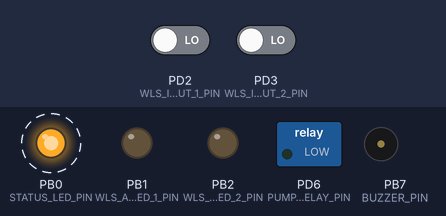
Recording of a program running on a simulated ATtiny2313a, built with avr-gcc and emulated at 4 MHz. Parts: switched loads named in the program (green lamp = pin HIGH), output pins drawn as LEDs (lit = HIGH), buzzer (waves = sounding, pin HIGH). Dashed ring = blinking. Inputs (shaded band) come from the test bench; at power-on: PD2 (WLS_INPUT_1_PIN) LOW, PD3 (WLS_INPUT_2_PIN) LOW.

Above: at 1.6 s.
1.7 s: PD2 (WLS_INPUT_1_PIN) driven HIGH
At 2.75 s:
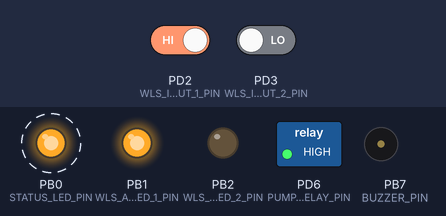
At 4.0 s:
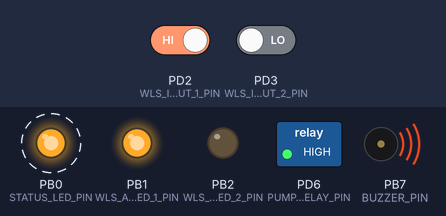
4.7 s: PD3 (WLS_INPUT_2_PIN) driven HIGH
At 6.3 s:
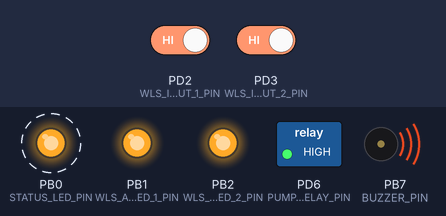
Timing chart, 0 to 13.7 s (numbered marks = the images above; inputs shaded):
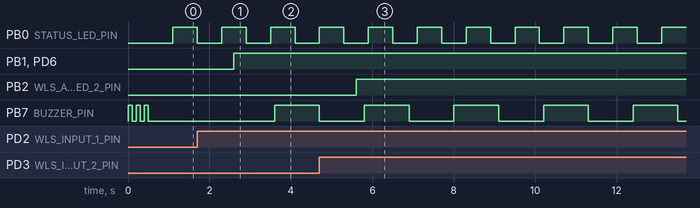

The program:

main.c
```c
/*
 * Êîíòðîëëåð çàùèòû íàñîñà ñêâàæèíû äëÿ çàùèòû îò ïðîòå÷åê.
 * Êîíòðîëëåð ÷èòàåò ñèãíàë èç äà÷òèêîâ óòå÷êè âîäû è îòêëþ÷àåò ïèòàíèå íàñîñà ñêâàæèíû
 * óõîäÿ â àâàðèéíûé ðåæèì, êîòîðûé òðåáóåò ñáðîñà êîíòðîëëåðà íàæàæèåì êíîïêè.
 * Êîíòðîëëåð óïðàâëÿåò èíäèêàöèåé íà ñâåòîäèîäàõ è èçàä¸ò òðåâîæíûé ñèãíàë ñ ïîìîùüþ çóìåðà.
 * Fuses : .\avrdude.exe -p t2313 -c usbasp -U lfuse:w:0xe2:m -U hfuse:w:0xdb:m -U efuse:w:0xff:m
 * Firmware: .\avrdude.exe -p t2313 -c usbasp -U flash:w:WPPController.hex
 * Created: 09.12.2025 21:53:09
 * Author : Sergei Biletnikov
 */

// Ðàáî÷àÿ ÷àñòîòà 4 Ìãö èñïîëüçóÿ âñòðîåííûé RC ðåçîíàòîð
#define F_CPU 4000000UL

#include <avr/io.h>
#include <util/delay.h>
#include <stdio.h>
#include <stdlib.h>
#include <avr/interrupt.h>
#include <avr/wdt.h>
#include <avr/sleep.h>

// ïîðò è âûõîäû óïðàâëåíèÿì ñâåòîäèîäàìè
#define LED_DDR DDRB
#define LED_PORT PORTB
#define WLS_ALARM_LED_1_PIN PINB1
#define WLS_ALARM_LED_2_PIN PINB2
#define STATUS_LED_PIN PINB0
// èíäèêàöèÿ äëÿ äâóõ ñåíñîðîâ
#define WLS_ALARM_LED_1_ON (LED_PORT|=(1<<WLS_ALARM_LED_1_PIN))
#define WLS_ALARM_LED_2_ON (LED_PORT|=(1<<WLS_ALARM_LED_2_PIN))
#define WLS_ALARM_LED_1_OFF (LED_PORT&=~(1<<WLS_ALARM_LED_1_PIN))
#define WLS_ALARM_LED_2_OFF (LED_PORT&=~(1<<WLS_ALARM_LED_2_PIN))
#define STATUS_LED_BLINK (LED_PORT^=(1<<STATUS_LED_PIN))
#define STATUS_LED_BLINK_THRESHOLD 5
static uint8_t status_led_counter;

// ïîðò è âûâîäû óïðàâëåíèÿ çóìåðîì (ïèùàëêîé)
#define BUZZER_DDR DDRB
#define BUZZER_PORT PORTB
#define BUZZER_PIN PINB7
#define BUZZER_BEEP_ON (BUZZER_PORT|=(1<<BUZZER_PIN))
#define BUZZER_BEEP_OFF (BUZZER_PORT&=~(1<<BUZZER_PIN))
#define BUZZER_TOGGLE (BUZZER_PORT^=(1<<BUZZER_PIN))
#define BUZZER_BEEP_PERIOD_THRESHOLD 10
static uint8_t buzzer_beep_counter;

// ïîðò è âûâîä óïðàâëåíèÿ ðåëå ñêâàæèíîé (âûñîêèé óðîâåíü ïðèâîäèò ê âêëþ÷åíèþ ñèììèñòðà, êîòîðûé ðàçðûâàåò êîíòàêòû ïåðåõîäíîãî ðåëå è îòêëþ÷àåò ñêâàæèíó)
#define PUMP_RELAY_DDR DDRD
#define PUMP_RELAY_PORT PORTD
#define PUMP_RELAY_PIN PIND6
#define PUMP_RELAY_OFF (PUMP_RELAY_PORT|=(1<<PUMP_RELAY_PIN))
#define PUMP_RELAY_ON (PUMP_RELAY_PORT&=~(1<<PUMP_RELAY_PIN))

// ïîðò è âõîäû äëÿ ÷òåíèÿ ñèãíàëà äàò÷èêîâ
#define WLS_INPUT_DDR DDRD
#define WLS_INPUT_PORT PIND
#define WLS_INPUT_1_PIN PIND2
#define WLS_INPUT_2_PIN PIND3

// ñ÷åò÷èêè äëÿ áîðüáû ñ ïîìåõàìè ñî ñòîðîíû ñåíñîðîâ
#define ALARM_THRESHOLD 10
static uint8_t wls_alarm_counter_1;
static uint8_t wls_alarm_counter_2;
// ïðîâåðêà ñèãíàëà ñ ñåíñîðîâ
#define CHECK_ALARM_PIN_WLS_1 (WLS_INPUT_PORT & (1<<WLS_INPUT_1_PIN))
#define CHECK_ALARM_PIN_WLS_2 (WLS_INPUT_PORT & (1<<WLS_INPUT_2_PIN))


// âîçâðàùàåò íå íîëü, åñëè ïåðâûé ñåíñîð â ðåæèìå àâàðèè
uint8_t wls_alarm_1() {
	return wls_alarm_counter_1 >= ALARM_THRESHOLD;
}
// âîçâðàùàåò íå íîëü, åñëè âòîðîé ñåíñîð â ðåæèìå àâàðèè
uint8_t wls_alarm_2() {
	return wls_alarm_counter_2 >= ALARM_THRESHOLD;
}

// ÷òåíèå ñèãíàëîâ ñ ñåíñîðîâ, âåðí¸ò íå íîëü, åñëè îäèí èëè äâà ñåíñîðà â ðåæèìå àâàðèè
uint8_t read_sensors()
{
	if (!wls_alarm_1())
	{
		// ÷èòàåì ñèãíàë îò ñåíñîðà 1 ñ çàùèòîé îò ïîìåõ
		if (CHECK_ALARM_PIN_WLS_1)
		{
			if (wls_alarm_counter_1 < ALARM_THRESHOLD)
			{
				wls_alarm_counter_1++;
			}
		} else
		{
			if (wls_alarm_counter_1 > 0) {
				wls_alarm_counter_1--;
			}
		}
	}
	if (!wls_alarm_2())
	{
		// ÷èòàåì ñèãíàë îò ñåíñîðà 2 ñ çàùèòîé îò ïîìåõ
		if (CHECK_ALARM_PIN_WLS_2)
		{
			if (wls_alarm_counter_2 < ALARM_THRESHOLD)
			{
				wls_alarm_counter_2++;
			}
		} else
		{
			if (wls_alarm_counter_2 > 0) {
				wls_alarm_counter_2--;
			}
		}
	}
	return wls_alarm_1() || wls_alarm_2();
}

// ïåðèîäè÷íûé ñèãíàë
void beep() {
	if (buzzer_beep_counter >= BUZZER_BEEP_PERIOD_THRESHOLD)
	{
		buzzer_beep_counter = 0;
		BUZZER_TOGGLE;
	} else
	{
		buzzer_beep_counter++;
	}
}

// ìèãàíèå ñòàòóñíûì ñâåòîäèîäîì
void blink_status_led()
{
	if (status_led_counter >= STATUS_LED_BLINK_THRESHOLD)
	{
		status_led_counter = 0;
		STATUS_LED_BLINK;
	}
	else
	{
		status_led_counter++;
	}
}


void init()
{
	cli(); // îòêëþ÷åì ïðåðûâàíèÿ

	wdt_disable();
	wdt_enable(WDTO_1S); // èíèöèàëèçàöèÿ ñòîðîæåâîãî òàéìåðà íà 2 ñåêóíäû

	// óñòàíàâëèâàåì âûâîäû óïðàâëåíèÿ ñâåòîäèîäàìè êàê âûõîä
	LED_DDR|= (1<<WLS_ALARM_LED_1_PIN);
	LED_DDR|= (1<<WLS_ALARM_LED_2_PIN);
	LED_DDR|= (1<<STATUS_LED_PIN);
	// óñòàíîâêà íîæêó óïðàâëåíèÿ çóìåðîì êàê âûõîä
	BUZZER_DDR|= (1<<BUZZER_PIN);
	// óñòàíàâëèâàåì íîæêè íà âõîä
	WLS_INPUT_DDR&=~(1<<WLS_INPUT_1_PIN);
	WLS_INPUT_DDR&=~(1<<WLS_INPUT_2_PIN);
	// óïðàâëåíèå ðåëå ñêâàæèíîé, óñòàíàâëèâàåì âûâîä êàê âûõîä
	PUMP_RELAY_DDR|= (1<<PUMP_RELAY_PIN);
	// âûñòàâëÿåì íîæêè â èñõîäíîå ñîñòîÿíèå
	WLS_ALARM_LED_1_OFF;
	WLS_ALARM_LED_2_OFF;
	BUZZER_BEEP_OFF;
	PUMP_RELAY_ON;

	// âûêëþ÷àåì êîìïàðàòîð
	ACSR|= (1<<ACD);

	wls_alarm_counter_1 = 0;
	wls_alarm_counter_2 = 0;
	buzzer_beep_counter = 0;
	status_led_counter = 0;

	// ñèãíàë çàïóñêà (ñáðîñà)
	for (uint8_t i=0; i < 3; i++)
	{
		BUZZER_BEEP_ON;
		_delay_ms(100);
		BUZZER_BEEP_OFF;
		_delay_ms(100);
	}
}

int main(void)
{
    init(); // èíèöèàëèçàöèÿ êîíòðîëëåðà

    while (1) // âå÷íûé öèêë ïðîãðàììû
    {
		wdt_reset(); // ñáðàñûâàåò ñòîðîæåâîé òàéìåð

		uint8_t ALARM = read_sensors(); // ÷òåíèå ñåíñîðîâ è îïðåäåëåíèå ñîñòîÿíèÿ Àâàðèè
		if (ALARM)
		{
			// êîíòðîëëåð íàõîäèòñÿ â ðåæèìå àâàðèè, îòêëþ÷èòü íàñîñ
			PUMP_RELAY_OFF;
			// çàæå÷ü ñâåòîäèîäû äàò÷èêîâ, ñîãëàñíî ïîêàçàíèþ ñåíñîðà
			if (wls_alarm_1()) WLS_ALARM_LED_1_ON;
			if (wls_alarm_2()) WLS_ALARM_LED_2_ON;

			// âîñïðîèçâåñòè ñèãíàë
			beep();
		}
		// ìèãàíèå ñòàòóñíûì ñâåòîäèîäîì ðàç â ñåêóíäó
		blink_status_led();

		_delay_ms(100); // çàäåðæêà 100 ìñ ïåðåä íîâîé èòåðàöèåé
    }
}
```

Measured:
- after the input at 1.7 s, PB1 (WLS_ALARM_LED_1_PIN), PD6 (PUMP_RELAY_PIN): LOW → HIGH after 0.90 s; PB7 (BUZZER_PIN): LOW → HIGH after 1.9 s
- after the input at 4.7 s, PB2 (WLS_ALARM_LED_2_PIN): LOW → HIGH after 0.90 s
- by itself, PB0 (STATUS_LED_PIN): alternates HIGH for 0.60 s and LOW for 0.60 s
- by itself, PB7 (BUZZER_PIN): alternates HIGH for 0.10 s and LOW for 0.10 s, 6 changes in all, then stays LOW
